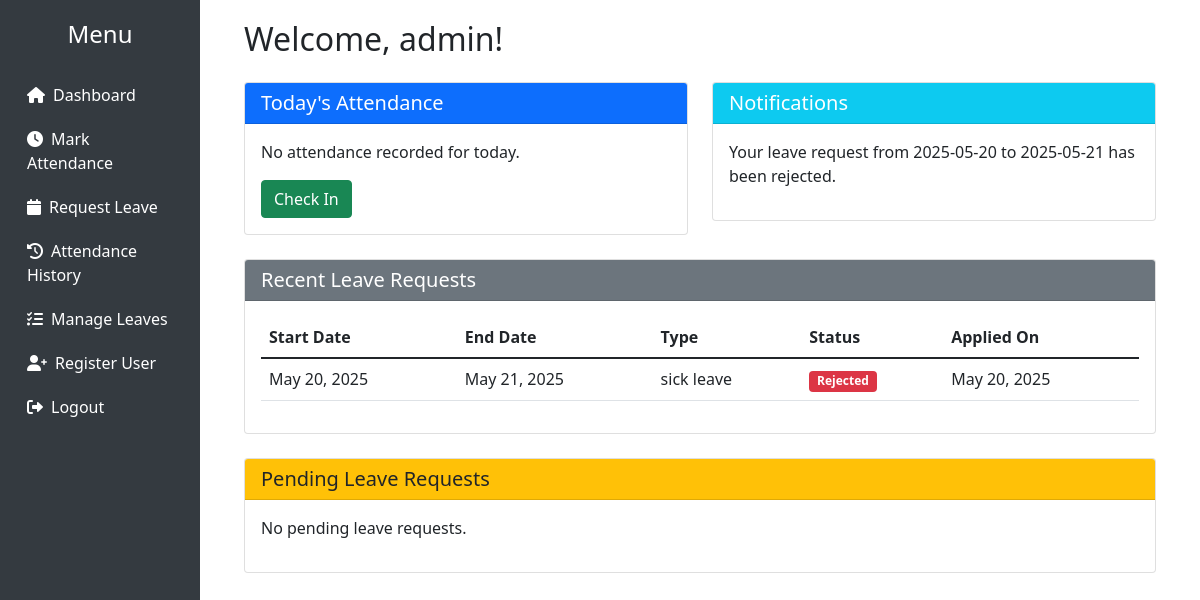
The page / (signed in) on the database its author committed.
### attendance/models.py (models this page shows)
class User(AbstractUser):
    ROLES = (
        ('employee', 'Employee'),
        ('manager', 'Manager'),
        ('admin', 'Admin'),
    )
    role = models.CharField(max_length=10, choices=ROLES, default='employee')
    department = models.CharField(max_length=100, blank=True)
    phone = models.CharField(max_length=15, blank=True)

class Alert(models.Model):
    user = models.ForeignKey(User, on_delete=models.CASCADE)
    message = models.TextField()
    created_at = models.DateTimeField(auto_now_add=True)
    is_read = models.BooleanField(default=False)

class LeaveRequest(models.Model):
    STATUS_CHOICES = (
        ('pending', 'Pending'),
        ('approved', 'Approved'),
        ('rejected', 'Rejected'),
    )
    user = models.ForeignKey(User, on_delete=models.CASCADE)
    start_date = models.DateField()
    end_date = models.DateField()
    leave_type = models.CharField(max_length=50)
    reason = models.TextField()
    status = models.CharField(max_length=20, choices=STATUS_CHOICES, default='pending')
    applied_on = models.DateTimeField(auto_now_add=True)
    reviewed_by = models.ForeignKey(User, on_delete=models.SET_NULL, null=True, related_name='reviewed_leaves')
    review_date = models.DateTimeField(null=True, blank=True)

### attendance/views.py (the view)
# urls.py: path('', views.dashboard, name='dashboard'),
@login_required
def dashboard(request):
    user = request.user
    today = get_ist_time().date()
    try:
        attendance = Attendance.objects.get(user=user, date=today)
    except Attendance.DoesNotExist:
        attendance = None
    context = {
        'attendance': attendance,
        'alerts': Alert.objects.filter(user=user, is_read=False),
        'leave_requests': LeaveRequest.objects.filter(user=user).order_by('-applied_on')[:5]
    }
    if user.role in ['admin', 'manager']:
        context['pending_leaves'] = LeaveRequest.objects.filter(status='pending')
    return render(request, 'attendance/dashboard.html', context)

### attendance/views.py (called while the page is built)
def get_ist_time():
    ist = pytz.timezone('Asia/Kolkata')
    return timezone.now().astimezone(ist)

### attendance/templates/attendance/dashboard.html
{% extends 'attendance/base.html' %}
{% block content %}
<div class="container-fluid">
    <h2 class="mb-4">Welcome, {{ user.get_full_name|default:user.username }}!</h2>
    <div class="row mb-4">
        <div class="col-md-6">
            <div class="card">
                <div class="card-header bg-primary text-white">
                    <h5 class="card-title mb-0">Today's Attendance</h5>
                </div>
                <div class="card-body">
                    {% if attendance %}
                        <p><strong>Status:</strong> {{ attendance.status|title }}</p>
                        {% if attendance.check_in %}
                            <p><strong>Check-in:</strong> {{ attendance.check_in|date:'h:i A' }} IST</p>
                        {% endif %}
                        {% if attendance.check_out %}
                            <p><strong>Check-out:</strong> {{ attendance.check_out|date:'h:i A' }} IST</p>
                        {% endif %}
                    {% else %}
                        <p>No attendance recorded for today.</p>
                    {% endif %}
                    {% if not attendance or not attendance.check_in %}
                        <a href="{% url 'mark_attendance' %}" class="btn btn-success">Check In</a>
                    {% elif not attendance.check_out %}
                        <a href="{% url 'mark_attendance' %}" class="btn btn-warning">Check Out</a>
                    {% endif %}
                </div>
            </div>
        </div>
        <div class="col-md-6">
            <div class="card">
                <div class="card-header bg-info text-white">
                    <h5 class="card-title mb-0">Notifications</h5>
                </div>
                <div class="card-body">
                    {% if alerts %}
                        <ul class="list-unstyled">
                        {% for alert in alerts %}
                            <li class="mb-2">{{ alert.message }}</li>
                        {% endfor %}
                        </ul>
                    {% else %}
                        <p>No new notifications.</p>
                    {% endif %}
                </div>
            </div>
        </div>
    </div>
    <div class="row">
        <div class="col-md-12">
            <div class="card">
                <div class="card-header bg-secondary text-white">
                    <h5 class="card-title mb-0">Recent Leave Requests</h5>
                </div>
                <div class="card-body">
                    {% if leave_requests %}
                        <div class="table-responsive">
                            <table class="table">
                                <thead>
                                    <tr>
                                        <th>Start Date</th>
                                        <th>End Date</th>
                                        <th>Type</th>
                                        <th>Status</th>
                                        <th>Applied On</th>
                                    </tr>
                                </thead>
                                <tbody>
                                    {% for leave in leave_requests %}
                                    <tr>
                                        <td>{{ leave.start_date }}</td>
                                        <td>{{ leave.end_date }}</td>
                                        <td>{{ leave.leave_type }}</td>
                                        <td>
                                            <span class="badge {% if leave.status == 'approved' %}bg-success{% elif leave.status == 'rejected' %}bg-danger{% else %}bg-warning{% endif %}">
                                                {{ leave.status|title }}
                                            </span>
                                        </td>
                                        <td>{{ leave.applied_on|date }}</td>
                                    </tr>
                                    {% endfor %}
                                </tbody>
                            </table>
                        </div>
                    {% else %}
                        <p>No leave requests found.</p>
                    {% endif %}
                </div>
            </div>
        </div>
    </div>
    {% if user.role in 'admin,manager' %}
    <div class="row mt-4">
        <div class="col-md-12">
            <div class="card">
                <div class="card-header bg-warning">
                    <h5 class="card-title mb-0">Pending Leave Requests</h5>
                </div>
                <div class="card-body">
                    {% if pending_leaves %}
                        <div class="table-responsive">
                            <table class="table">
                                <thead>
                                    <tr>
                                        <th>Employee</th>
                                        <th>Start Date</th>
                                        <th>End Date</th>
                                        <th>Type</th>
                                        <th>Applied On</th>
                                        <th>Actions</th>
                                    </tr>
                                </thead>
                                <tbody>
                                    {% for leave in pending_leaves %}
                                    <tr>
                                        <td>{{ leave.user.get_full_name }}</td>
                                        <td>{{ leave.start_date }}</td>
                                        <td>{{ leave.end_date }}</td>
                                        <td>{{ leave.leave_type }}</td>
                                        <td>{{ leave.applied_on|date }}</td>
                                        <td>
                                            <form method="post" action="{% url 'manage_leaves' %}" class="d-inline">
                                                {% csrf_token %}
                                                <input type="hidden" name="leave_id" value="{{ leave.id }}">
                                                <button type="submit" name="action" value="approved" class="btn btn-success btn-sm">Approve</button>
                                                <button type="submit" name="action" value="rejected" class="btn btn-danger btn-sm">Reject</button>
                                            </form>
                                        </td>
                                    </tr>
                                    {% endfor %}
                                </tbody>
                            </table>
                        </div>
                    {% else %}
                        <p>No pending leave requests.</p>
                    {% endif %}
                </div>
            </div>
        </div>
    </div>
    {% endif %}
</div>
{% endblock %}

### rows shown on the page
User: get_full_name "admin"
Alert: message "Your leave request from 2025-05-20 to 2025-05-21 has been rejected."
LeaveRequest: start_date "May 20, 2025", end_date "May 21, 2025", leave_type "sick leave", status "Rejected", applied_on "May 20, 2025"
